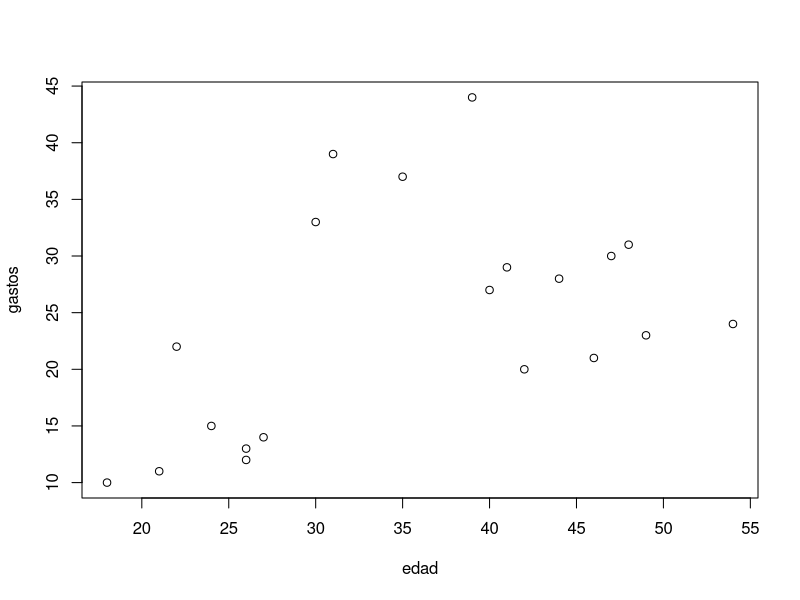

The R source for this figure:
### La base se establecerá directamente en el R:
datos <- data.frame(edad = c(18, 21, 22, 24, 26, 26, 27, 30, 31, 35, 39, 40, 41, 42, 44, 46, 47, 48, 49, 54),
                    gastos = c(10, 11, 22, 15, 12, 13, 14, 33, 39, 37, 44, 27, 29, 20, 28, 21, 30, 31, 23, 24))
plot(datos)


###  Vamos a hacer el agrupamiento o clustering usando el algoritmo K-means con 3 clusters:
set.seed(1912)
km.res=kmeans(datos, 3)
print(km.res)

### Crea un archivo con todos los registros más los clusters de cada uno
resultado <- cbind(datos, km.res$cluster)
resultado

